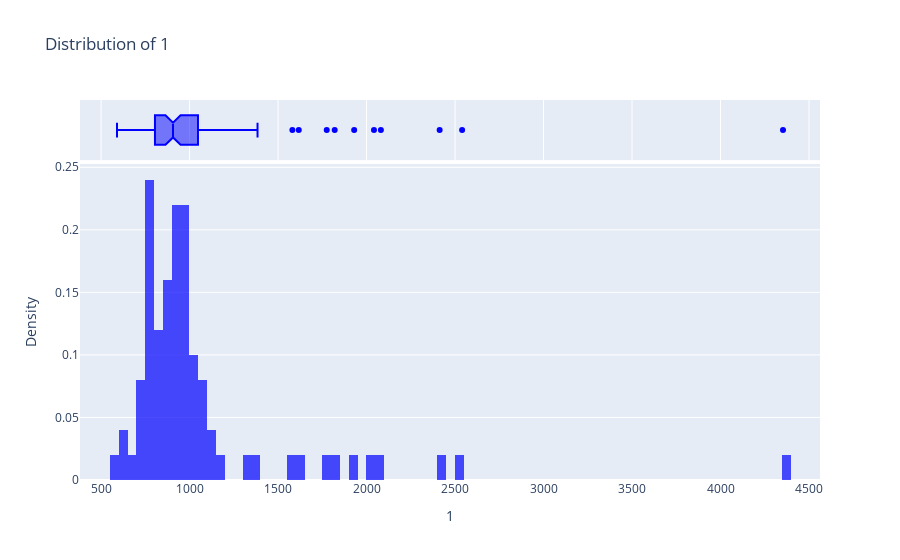

The cell this chart's notebook holds for it:
### Code cell
plot_distribution_interactive(df_cluster_pos_neg_number, 1, 100)

### Figure 1 — Plotly figure (JSON) as saved in the notebook; plotly's stock layout.template omitted (floating-point values rounded to 4 significant figures)
{"data": [{"alignmentgroup": "True", "bingroup": "x", "histnorm": "density", "hovertemplate": "1=%{x}<br>density=%{y}<extra></extra>", "legendgroup": "", "marker": {"color": "blue", "opacity": 0.7, "pattern": {"shape": ""}}, "name": "", "nbinsx": 100, "offsetgroup": "", "orientation": "v", "showlegend": false, "type": "histogram", "x": [2413, 905, 1820, 1089, 912, 835, 985, 1035, 908, 796, 4353, 788, 1013, 1188, 845, 783, 878, 978, 1345, 1090, 901, 976, 927, 858, 900, 996, 1070, 905, 747, 768, 754, 1617, 964, 772, 877, 953, 724, 1048, 899, 1028, 905, 1105, 1063, 1775, 851, 817, 828, 873, 912, 1384, 750, 998, 895, 994, 772, 994, 630, 783, 879, 779, 2540, 1581, 2042, 1047, 928, 958, 732, 590, 810, 750, 2081, 830, 799, 673, 1930, 904, 1130, 972, 647, 715], "xaxis": "x", "yaxis": "y"}, {"alignmentgroup": "True", "hovertemplate": "1=%{x}<extra></extra>", "legendgroup": "", "marker": {"color": "blue"}, "name": "", "notched": true, "offsetgroup": "", "showlegend": false, "type": "box", "x": [2413, 905, 1820, 1089, 912, 835, 985, 1035, 908, 796, 4353, 788, 1013, 1188, 845, 783, 878, 978, 1345, 1090, 901, 976, 927, 858, 900, 996, 1070, 905, 747, 768, 754, 1617, 964, 772, 877, 953, 724, 1048, 899, 1028, 905, 1105, 1063, 1775, 851, 817, 828, 873, 912, 1384, 750, 998, 895, 994, 772, 994, 630, 783, 879, 779, 2540, 1581, 2042, 1047, 928, 958, 732, 590, 810, 750, 2081, 830, 799, 673, 1930, 904, 1130, 972, 647, 715], "xaxis": "x2", "yaxis": "y2"}], "layout": {"barmode": "relative", "legend": {"tracegroupgap": 0}, "title": {"text": "Distribution of 1"}, "xaxis": {"anchor": "y", "domain": [0, 1], "title": {"text": "1"}}, "xaxis2": {"anchor": "y2", "domain": [0, 1], "matches": "x", "showgrid": true, "showticklabels": false}, "yaxis": {"anchor": "x", "domain": [0, 0.8316], "title": {"text": "Density"}}, "yaxis2": {"anchor": "x2", "domain": [0.8416, 1], "matches": "y2", "showgrid": false, "showline": false, "showticklabels": false, "ticks": ""}}}
